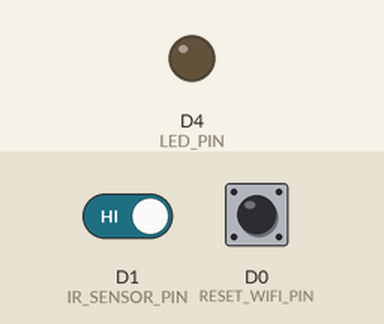
A sketch run on a simulated ESP8266 (NodeMCU). Parts: output pins drawn as LEDs (lit = HIGH). The test bench sets the inputs (shaded band); at power-on: D1 (IR_SENSOR_PIN) HIGH, D0 (RESET_WIFI_PIN) HIGH. WiFi joins after 1.5 s; servers stay silent unless stated; web services answer with replies made up by the test bench; what the sketch prints to the serial monitor is not drawn.

Above: at 3.1 s.
3.2 s: D1 (IR_SENSOR_PIN) driven LOW
At 3.8 s:
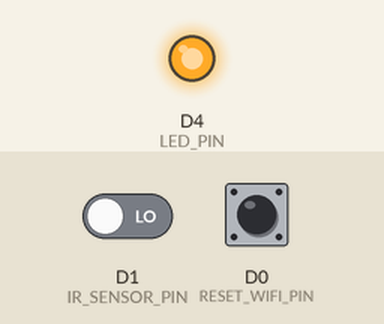
Timing chart, 0 to 6.2 s (numbered marks = the images above; inputs shaded):
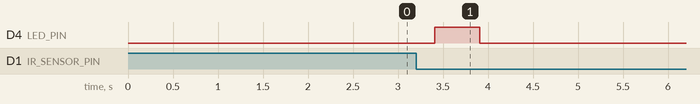

The sketch:

update.ino
```cpp
#include <ESP8266WiFi.h>
#include <WiFiManager.h>
#include <ESP8266HTTPClient.h>
#include <WiFiClientSecure.h>
#include <DNSServer.h>

// ======= GPIO =======
#define IR_SENSOR_PIN  D1   // GPIO5
#define LED_PIN        D4   // GPIO2
#define RESET_WIFI_PIN 16   // D0

// ======= Telegram =======
#define TELEGRAM_BOT_TOKEN "8171906066:AAEBn_3Ha3bns7zaqEbGJn508o6dFJcFd44"
#define TELEGRAM_CHAT_ID   "-1002591941089"

// ======= Flags =======
volatile bool flag_send_notification = false;

// ======= Debounce =======
volatile unsigned long last_ir_trigger = 0;
const unsigned long IR_DEBOUNCE_MS = 3000;

// ======= ISR =======
void ICACHE_RAM_ATTR IR_ISR() {
  unsigned long now = millis();
  if (now - last_ir_trigger > IR_DEBOUNCE_MS) {
    last_ir_trigger = now;
    flag_send_notification = true;
  }
}

// ======= Telegram Send Function =======
void sendTelegramMessage(const String &message) {
  WiFiClientSecure client;
  HTTPClient https;

  client.setInsecure(); // Skip SSL verification

  String url = "https://api.telegram.org/bot" + String(TELEGRAM_BOT_TOKEN) +
               "/sendMessage?chat_id=" + String(TELEGRAM_CHAT_ID) +
               "&text=" + message;

  Serial.println("Sending Telegram Message: " + message);

  https.begin(client, url);
  int httpCode = https.GET();

  if (httpCode > 0) {
    Serial.println("Telegram Message Sent Successfully");
  } else {
    Serial.println("Telegram Message Failed: " + String(httpCode));
  }

  https.end();
}

// ======= Setup =======
void setup() {
  Serial.begin(115200);
  Serial.println("\n=== Parcel Box System Starting ===");

  pinMode(IR_SENSOR_PIN, INPUT_PULLUP);
  pinMode(LED_PIN, OUTPUT);
  pinMode(RESET_WIFI_PIN, INPUT_PULLUP);

  // WiFi Manager
  WiFiManager wifiManager;
  wifiManager.autoConnect("Home Parcel Box");

  // Attach ISR for IR sensor
  attachInterrupt(digitalPinToInterrupt(IR_SENSOR_PIN), IR_ISR, FALLING);

  // Welcome messages
  sendTelegramMessage("✅ WiFi Connected");
  sendTelegramMessage("📦 ระบบตู้รับพัสดุพร้อมทำงาน");
}

// ======= Loop =======
void loop() {
  // WiFi Reset
  static bool last_reset_state = HIGH;
  bool current_reset_state = digitalRead(RESET_WIFI_PIN);
  if (last_reset_state == HIGH && current_reset_state == LOW) {
    Serial.println("Resetting WiFi settings...");
    WiFiManager wifiManager;
    wifiManager.resetSettings();
    delay(1000);
    ESP.restart();
  }
  last_reset_state = current_reset_state;

  // Check flag from ISR
  if (flag_send_notification) {
    flag_send_notification = false;
    Serial.println("Parcel detected! Sending Telegram...");
    sendTelegramMessage("📦 ตรวจพบพัสดุมาส่ง!");
    digitalWrite(LED_PIN, HIGH);
    delay(500);
    digitalWrite(LED_PIN, LOW);
  }

  delay(10); // small delay to prevent CPU hog
}
```

Measured:
- after the input at 3.2 s, D4 (LED_PIN): LOW → HIGH after 0.21 s, → LOW 0.50 s later
